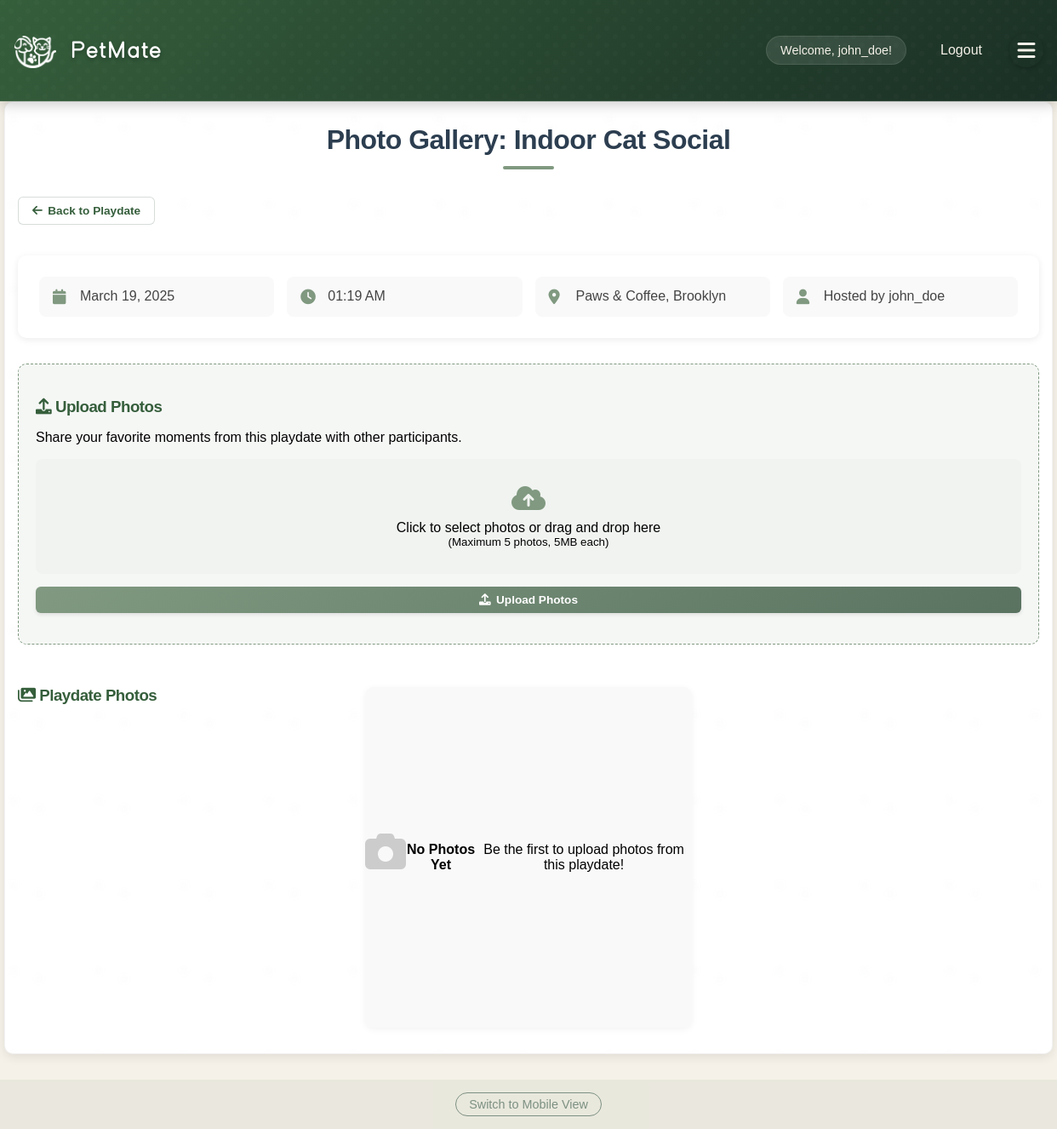
Page /playdates/2/photos (signed in) on the committed database.
### app/models/user.py (models this page shows, shortened)
class User(db.Model, UserMixin):
    __tablename__ = 'users'
    id = db.Column(db.Integer, primary_key=True)
    username = db.Column(db.String(80), unique=True, nullable=False)
    email = db.Column(db.String(120), unique=True, nullable=False)
    password_hash = db.Column(db.String(128))
    name = db.Column(db.String(120))  # User's full name
    created_at = db.Column(db.DateTime, default=datetime.utcnow)
    profile_picture = db.Column(db.String(255))  # Store the filename of uploaded image
    bio = db.Column(db.Text)  # User bio
    location = db.Column(db.String(200))  # User location
    is_admin = db.Column(db.Boolean, default=False)
    account_status = db.Column(db.String(20), default='active')  # active, suspended, banned
    last_login = db.Column(db.DateTime)
    account_notes = db.Column(db.Text)  # Admin notes about the user
    preferred_meetup_types = db.Column(db.String(255))  # e.g., "parks,beaches,dog runs"
    availability = db.Column(db.String(255))  # e.g., "weekends,evenings"
    pet_owner_since = db.Column(db.Integer)  # Year they became a pet owner
    pet_experience_level = db.Column(db.String(50))  # e.g., "beginner", "intermediate", "expert"
    pets = db.relationship('Pet', backref='owner', lazy=True)
    hosted_playdates = db.relationship('Playdate', foreign_keys='Playdate.host_id', lazy=True)
    attended_playdates = db.relationship('Playdate', secondary=playdate_attendees, lazy=True)
    reviews_received = db.relationship('Review',
                                     foreign_keys='Review.reviewed_user_id',
                                     back_populates='reviewed_user',
                                     lazy='joined')
    reviews_given = db.relationship('Review',
                                  foreign_keys='Review.reviewer_id',
                                  back_populates='reviewer',
                                  lazy='joined')
    @property
    def is_authenticated(self):
        return True
    def get_unread_message_count(self):
        from app.models.message import Message
        return Message.query.filter_by(recipient_id=self.id, is_read=False).count()

### app/models/playdate.py (models this page shows, shortened)
class Playdate(db.Model):
    __tablename__ = 'playdates'
    id = db.Column(db.Integer, primary_key=True)
    host_id = db.Column(db.Integer, db.ForeignKey('users.id', ondelete='CASCADE'), nullable=False)
    title = db.Column(db.String(100), nullable=False)
    description = db.Column(db.Text)
    location = db.Column(db.String(200), nullable=False)
    date = db.Column(db.DateTime, nullable=False)
    duration = db.Column(db.Integer)  # Duration in minutes
    max_attendees = db.Column(db.Integer)
    max_pets = db.Column(db.Integer)  # Maximum number of pets allowed
    status = db.Column(db.String(20), default='scheduled')  # scheduled, in_progress, completed, cancelled
    created_at = db.Column(db.DateTime, default=datetime.utcnow)
    updated_at = db.Column(db.DateTime, default=datetime.utcnow, onupdate=datetime.utcnow)
    host = db.relationship('User', foreign_keys=[host_id])
    attendees = db.relationship('User', secondary=playdate_attendees)
    pets = db.relationship('Pet', secondary=playdate_pets, backref=db.backref('playdates', lazy=True))

### app/routes/playdates.py (the view)
@bp.route('/<int:playdate_id>/photos')
def playdate_photos(playdate_id):
    if 'username' not in session:
        return redirect(url_for('auth.login'))
    user = User.query.filter_by(username=session['username']).first()
    playdate = Playdate.query.get_or_404(playdate_id)
    is_participant = False
    for pet in playdate.pets:
        if pet.owner_id == user.id:
            is_participant = True
            break
    if playdate.host_id != user.id and not is_participant:
        flash('You do not have permission to view this playdate gallery.', 'error')
        return redirect(url_for('playdates.playdates'))
    photos = PlaydatePhoto.query.filter_by(playdate_id=playdate_id).all()
    current_user = user
    def get_current_user():
        return user
    user_agent = request.headers.get('User-Agent', '').lower()
    is_mobile = any(device in user_agent for device in ['iphone', 'android', 'mobile'])
    template = 'mobile_playdate_photos.html' if is_mobile else 'playdate_photos.html'
    return render_template(
        template,
        playdate=playdate,
        user=user,
        current_user=current_user,
        photos=photos,
        get_current_user=get_current_user
    )

### app/__init__.py (called while the page is built)
@login_manager.user_loader
def load_user(user_id):
    from app.models.user import User
    return User.query.get(int(user_id))

### app/templates/playdate_photos.html (shortened to what this page needs)
{% extends "base.html" %}
{% block content %}
<div class="container">
    <div class="page-header">
        <h2>Photo Gallery: {{ playdate.title }}</h2>
        <a href="{{ url_for('playdates.view_playdate', playdate_id=playdate.id) }}" class="button secondary">
            <i class="fas fa-arrow-left"></i> Back to Playdate
        </a>
    </div>
    <div class="playdate-info-card">
        <div class="playdate-info-grid">
            <div class="playdate-info-item">
                <div class="playdate-info-icon">
                    <i class="fas fa-calendar"></i>
                </div>
                <div class="playdate-info-content">
                    {{ playdate.date.strftime('%B %d, %Y') }}
                </div>
            </div>
            <div class="playdate-info-item">
                <div class="playdate-info-icon">
                    <i class="fas fa-clock"></i>
                </div>
                <div class="playdate-info-content">
                    {{ playdate.date.strftime('%I:%M %p') }}
                </div>
            </div>
            <div class="playdate-info-item">
                <div class="playdate-info-icon">
                    <i class="fas fa-map-marker-alt"></i>
                </div>
                <div class="playdate-info-content">
                    {{ playdate.location }}
                </div>
            </div>
            <div class="playdate-info-item">
                <div class="playdate-info-icon">
                    <i class="fas fa-user"></i>
                </div>
                <div class="playdate-info-content">
                    Hosted by {{ playdate.host.username }}
                </div>
            </div>
        </div>
    </div>
    <div class="upload-section">
        <h3><i class="fas fa-upload"></i> Upload Photos</h3>
        <p>Share your favorite moments from this playdate with other participants.</p>
        <form class="upload-form" method="POST" action="{{ url_for('playdates.add_photos', playdate_id=playdate.id) }}" enctype="multipart/form-data">
            <div class="file-input-container">
                <label class="file-input-label">
                    <i class="fas fa-cloud-upload-alt"></i>
                    <span>Click to select photos or drag and drop here</span>
                    <small>(Maximum 5 photos, 5MB each)</small>
                </label>
            </div>
            <button type="submit" class="button primary">
                <i class="fas fa-upload"></i> Upload Photos
            </button>
        </form>
    </div>
    <div class="photo-gallery">
        <h3><i class="fas fa-images"></i> Playdate Photos</h3>
        {% if photos %}
            <div class="gallery-grid">
                {% for photo in photos %}
                    <div class="gallery-item">
                        <img src="{{ url_for('static', filename='playdate_photos/' + photo.photo_path) }}" alt="Playdate photo" class="gallery-image" data-src="{{ url_for('static', filename='playdate_photos/' + photo.photo_path) }}">
                        <div class="photo-info">
                            <div class="photo-uploader">
                                Uploaded by: {{ photo.uploader.username if photo.uploader else 'Unknown' }}
                            </div>
                            <div class="photo-date">
                                {{ photo.created_at.strftime('%B %d, %Y') if photo.created_at else '' }}
                            </div>
                            {% if photo.uploader.id == current_user.id or playdate.host_id == current_user.id %}
                            <div class="photo-actions">
                                <form method="POST" action="{{ url_for('playdates.delete_photo', playdate_id=playdate.id, photo_id=photo.id) }}" onsubmit="return confirm('Are you sure you want to delete this photo?');">
                                    <button type="submit" class="delete-button">
                                        <i class="fas fa-trash"></i> Delete
                                    </button>
                                </form>
                            </div>
                            {% endif %}
                        </div>
                    </div>
                {% endfor %}
            </div>
        {% else %}
            <div class="no-photos">
                <i class="fas fa-camera" style="font-size: 3rem; color: #ccc; margin-bottom: 15px;"></i>
                <h4>No Photos Yet</h4>
                <p>Be the first to upload photos from this playdate!</p>
            </div>
        {% endif %}
    </div>
</div>
{% endblock %}

### app/templates/base.html (shortened to what this page needs)
<!DOCTYPE html>
<html>
<head>
    <link rel="stylesheet" href="{{ url_for('static', filename='style.css') }}">
    <link rel="stylesheet" href="{{ url_for('static', filename='how-it-works.css') }}">
    <link rel="stylesheet" href="{{ url_for('static', filename='feature-cards.css') }}">
    <link rel="stylesheet" href="{{ url_for('static', filename='custom-font.css') }}">
    <link rel="stylesheet" href="https://cdnjs.cloudflare.com/ajax/libs/font-awesome/6.0.0/css/all.min.css">
</head>
<body>
    <nav>
        <div class="nav-container">
            <h1>
                <a href="{{ url_for('main.index') }}" class="site-title">
                    <div class="logo">
                        <div class="logo-icon"></div>
                        <div class="logo-text">Pet<span class="highlight">Mate</span></div>
                    </div>
                </a>
            </h1>
            <div class="nav-links">
                {% if 'username' in session %}
                    <div class="user-menu">
                        <span>Welcome, {{ session['username'] }}!</span>
                        <a href="{{ url_for('auth.logout') }}">Logout</a>
                    </div>
                    <button class="menu-toggle">
                        <i class="fas fa-bars"></i>
                    </button>
                {% else %}
                    <a href="{{ url_for('auth.login') }}">Login</a>
                    <a href="{{ url_for('auth.register') }}">Register</a>
                {% endif %}
            </div>
        </div>
    </nav>
    <main>
        {% block content %}{% endblock %}
    </main>
    <footer class="view-toggle">
        <a href="#" id="view-mobile-version">Switch to Mobile View</a>
    </footer>
</body>
</html>

### static/how-it-works.css (style rules this page uses)
:root { --sage-green: #809980; --warm-brown: #966F50; --terracotta: #CD5C41; --deep-forest: #2F4858; --light-gray: #f7f9fc; }

### static/feature-cards.css (style rules this page uses)
:root { --sage-green: #809980; --warm-brown: #966F50; --terracotta: #CD5C41; --deep-forest: #355E3B; --light-gray: #f7f9fc; }

### app/templates/playdate_photos.html (style rules this page uses)
.photo-gallery { margin: 30px 0; width: 100%; }
.no-photos { text-align: center; padding: 50px 0; background-color: #f9f9f9; border-radius: 10px; margin-top: 20px; }
.upload-section { margin: 30px 0; padding: 20px; background-color: #f5f7f5; border-radius: 10px; border: 1px dashed var(--sage-green); }
.upload-form { display: flex; flex-direction: column; gap: 15px; }
.file-input-container { position: relative; width: 100%; }
.file-input-label { display: flex; flex-direction: column; align-items: center; justify-content: center; padding: 30px; border: 2px dashed var(--sage-green-lighter); border-radius: 8px; cursor: pointer; transition: all 0.3s ease; background-color: rgba(144, 180, 144, 0.05); }
.file-input-label i { font-size: 2rem; color: var(--sage-green); margin-bottom: 10px; }
.playdate-info-card { background-color: white; border-radius: 10px; padding: 25px; margin: 20px 0; box-shadow: 0 2px 8px rgba(0,0,0,0.08); }
.playdate-info-grid { display: flex; flex-wrap: wrap; gap: 15px; }
.playdate-info-item { flex: 1 1 200px; min-width: 200px; background-color: #f9f9f9; border-radius: 8px; padding: 12px 16px; display: flex; align-items: flex-start; }
.playdate-info-icon { margin-right: 12px; min-width: 20px; color: var(--sage-green); font-size: 1.1rem; padding-top: 2px; }
.playdate-info-content { flex: 1; font-size: 1rem; color: #444; line-height: 1.4; }
.container { max-width: 1200px; margin: 0 auto; padding: 0 15px; width: 100%; }

### rows in the picture
User: username "john_doe", host.username "john_doe"
Playdate: title "Indoor Cat Social", date "March 19, 2025", date "01:19 AM", location "Paws & Coffee, Brooklyn"
